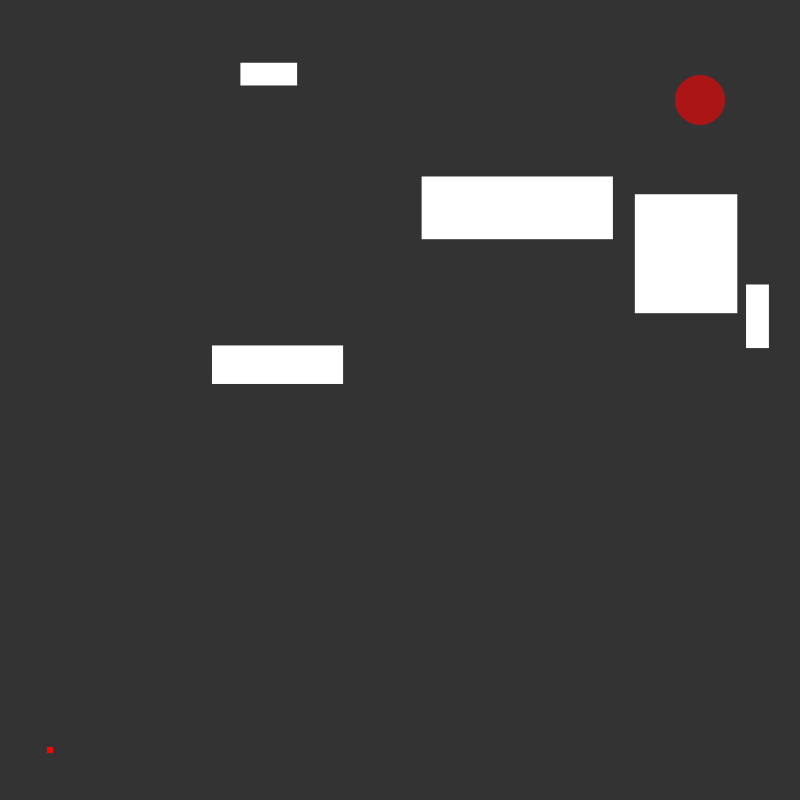
Frame 1 (no input)
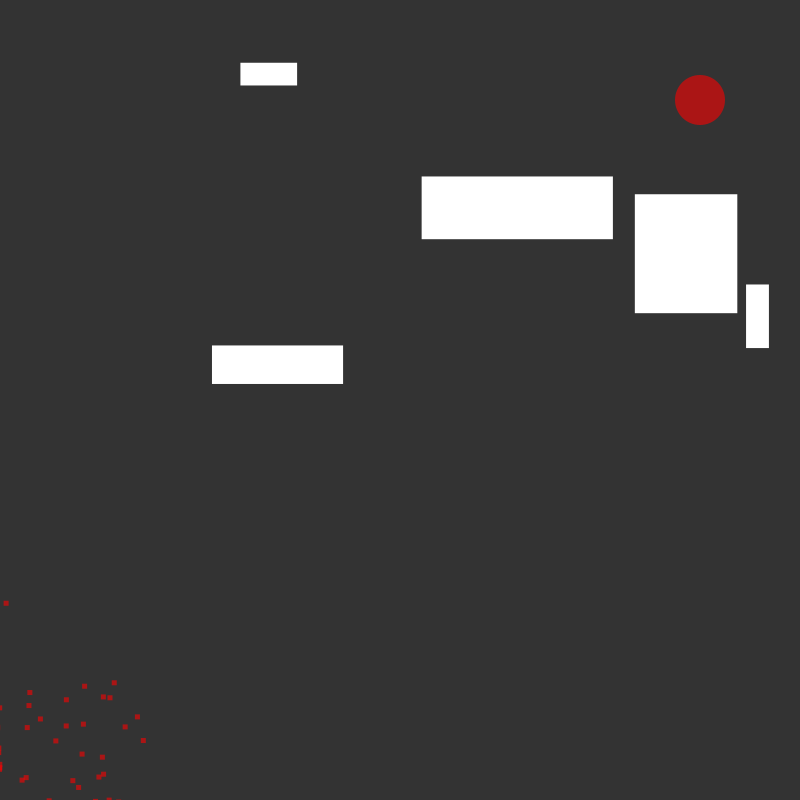
Frame 60 (the mouse pressed at the canvas centre just before this capture)
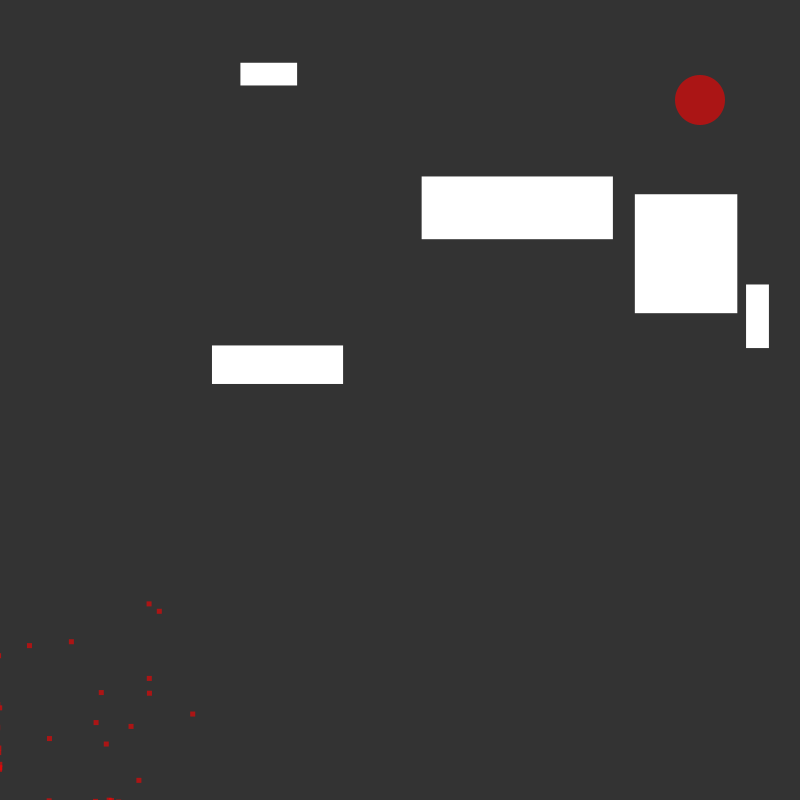
Frame 120 (the mouse held since frame 60 and released just before this capture)

The Processing sketch that drew these frames (run headless with seeded random() and noise(); from frame 60 on, the mouse is pressed at the canvas centre):

// Processing sketch: evolving_ants
// ── evolving_ants.pde
Target target;
Obstacle[] obs;
Ant[] ants;
float offset;
int popSize;
int lifespan;
int t;
int gen;
float maxfitness;
float prev_max;
int survivors;

void setup() {
  size(800, 800);
  colorMode(HSB);

  popSize = 50;
  lifespan = 200;
  offset = 50;
  target = new Target(700, 100, 25);
  obs = new Obstacle[5];
  ants = new Ant[popSize];
  t = 0;
  gen = 0;
  maxfitness = 0;
  survivors = 0;

  for (int i = 0; i < obs.length; i++) {
    obs[i] = new Obstacle();
  }
  for (int i = 0; i < popSize; i++) {
    ants[i] = new Ant(null);
  }
}

void draw() {
  background(51);
  target.show();
  for (int i = 0; i < obs.length; i++) {
    obs[i].show();
  }

  //ants
  if (t < lifespan) {
    for (int i = 0; i < popSize; i++) {
      ants[i].show();
      ants[i].move();
      if (ants[i].fitness > maxfitness) {
        maxfitness = ants[i].fitness;
      }
    }
    t++;
  } else {
    //selection
    for (int i = 0; i < popSize; i++) {
      if (random(maxfitness) < ants[i].fitness) {
        //survive
        survivors++;
        ants[i].survive();
        ants[i].pos = new PVector(offset, height - offset);
        ants[i].mutate();
      } else {
        //die
        ants[i] = new Ant(null);
      }
    }
    float delta = maxfitness - prev_max;
    println("Gen: " + gen);
    println("Max: " + maxfitness);
    println("Delta: " + delta);
    println("Survivors: " + survivors);
    println();

    //next generation
    survivors = 0;
    t = 0;
    prev_max = maxfitness;
    maxfitness = 0;
    gen++;
  }
}

// ── ant.pde
class Ant {

  PVector pos;
  float size = 5;
  PVector[] steps;
  boolean dead = false;
  float speed = 10;
  float fitness = 0;
  float reward = 10;
  float penalty = 1;
  int age = 0;
  float stability = 200;

  Ant(PVector[] steps_) {
    pos = new PVector(offset, height - offset);
    if (steps_ != null) {
      steps = steps_;
    } else {
      steps = new PVector[lifespan];
      for (int i = 0; i < lifespan; i++) {
        steps[i] = PVector.random2D().mult(speed);
      }
    }
  }

  void move() {
    if (!dead) {
      //step
      pos.add(steps[t]);

      //fitness
      float d = dist(pos.x, pos.y, target.x, target.y);
      fitness = 1 / d;

      //goal
      if (d <= target.r) {
        dead = true;
        fitness *= reward;
      }

      //wall collisions
      if (pos.x < 0 || pos.x > width || pos.y < 0 || pos.y > height) {
        dead = true;
        fitness /= penalty;
      }

      //obstacle collisions
      for (int i = 0; i < obs.length; i++) {
        if (pos.x > obs[i].x - obs[i].w / 2 && pos.x < obs[i].x + obs[i].w / 2 && pos.y > obs[i].y - obs[i].h / 2 && pos.y < obs[i].y + obs[i].h / 2) {
          dead = true;
          fitness /= penalty;
        }
      }
    }
  }

  void show() {
    noStroke();
    fill(constrain(age * 5, 0, 255), 255, 255, 150);
    rectMode(CENTER);
    rect(pos.x, pos.y, size, size);
  }

  void survive() {
    age++;
  }

  void mutate() {
    for (int i = 0; i < lifespan; i++) {
      if (random(1) < (1 / stability)) {
        steps[i] = PVector.random2D().mult(speed);
      }
    }
  }
}

// ── obstacle.pde
class Obstacle {
  
  float x, y, w, h;
  
  Obstacle(){
    x = random(0, width);
    y = random(0, height);
    w = random(20, 200);
    h = random(20, 200);
  }
  
  void show(){
    noStroke();
    fill(255);
    rectMode(CENTER);
    rect(x, y, w, h);
  }
}

// ── target.pde
class Target {

  float x;
  float y;
  float r;

  Target(float x_, float y_, float r_) {
    x = x_;
    y = y_;
    r = r_;
  }

  void show() {
    noStroke();
    fill(255, 255, 255, 150);
    ellipseMode(CENTER);
    ellipse(x, y, r*2, r*2);
  }
}
